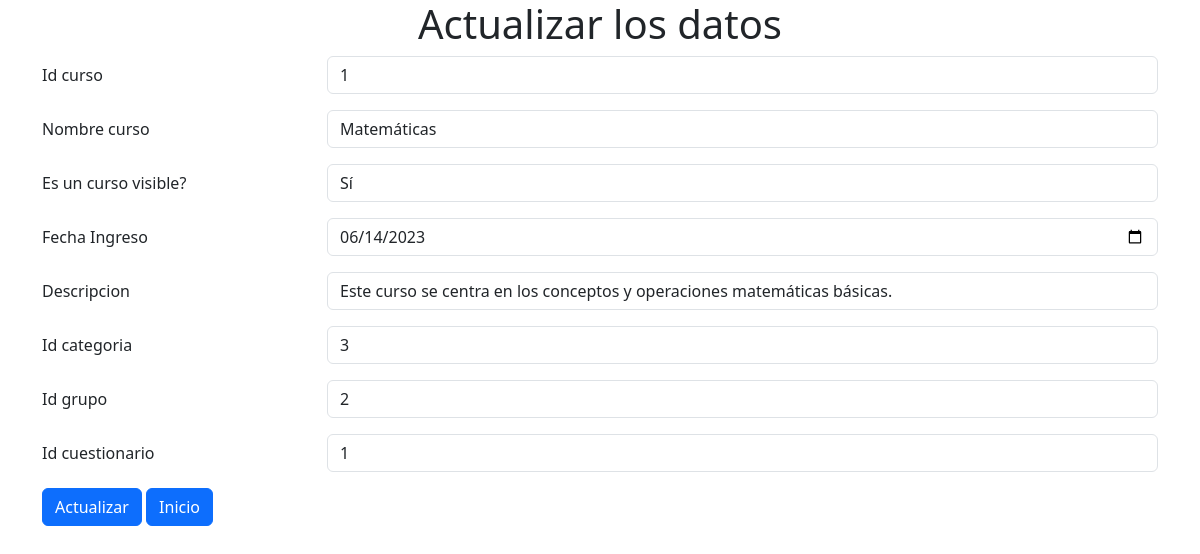
The app's page /edit.php?id_curso=1 with its own data.
### tables this page shows
CREATE TABLE IF NOT EXISTS `curso` (
  `id_curso` int(11) NOT NULL,
  `nombre_curso` varchar(100) NOT NULL,
  `visible` varchar(2) NOT NULL DEFAULT 'Si',
  `fecha_ingreso` datetime DEFAULT current_timestamp(),
  `descripcion` varchar(1000) DEFAULT NULL,
  `id_categoria` int(11) NOT NULL,
  `id_grupo` int(11) NOT NULL,
  `id_cuestionario` int(11) NOT NULL,
  PRIMARY KEY (`id_curso`) USING BTREE
);

### edit.php (the view, shortened to what this page needs)
<?php
include("conexion.php");
mysqli_set_charset($conection, "utf8");
$id_curso = $_GET['id_curso'];
$sql = "select * from curso where id_curso=$id_curso";
$query = mysqli_query($conection, $sql);
$row = mysqli_fetch_array($query)
?>
<!doctype html>
<html lang="es">
<head>
    <link rel="stylesheet" href="https://cdn.jsdelivr.net/npm/bootstrap@5.3.0/dist/css/bootstrap.min.css">
</head>
<body>
    <div class="container">
        <h1 class="text-center">Actualizar los datos</h1>
        <form action="update.php" method="post">
            <div class="row mb-3">
                <label for="id_curso" class="col-sm-3 col-form-label">Id curso</label>
                <div class="col-sm-9">
                    <input type="number" class="form-control" id="id_curso" name="id_curso" value=<?php echo $id_curso ?> readonly>
                </div>
            </div>
            <div class="row mb-3">
                <label for="nombre_curso" class="col-sm-3 col-form-label">Nombre curso</label>
                <div class="col-sm-9">
                    <input type="text" class="form-control" id="nombre_curso" name="nombre_curso" value="<?php echo $row['nombre_curso'] ?>">
                </div>
            </div>
            <div class="row mb-3">
                <label for="visible" class="col-sm-3 col-form-label">Es un curso visible?</label>
                <div class="col-sm-9">
                    <select class="form-control" id="visible" name="visible">
                        <option value="Si" <?php if ($row['visible'] == 'Si') {
                                                echo 'selected';
                                            } ?>>Sí</option>
                    </select>
                </div>
            </div>
            <div class="row mb-3">
                <label for="fecha_ingreso" class="col-sm-3 col-form-label">Fecha Ingreso</label>
                <div class="col-sm-9">
                    <input type="date" class="form-control" id="fecha_ingreso" name="fecha_ingreso" value=<?php echo $row['fecha_ingreso'] ?>>
                </div>
            </div>
            <div class="row mb-3">
                <label for="descripcion" class="col-sm-3 col-form-label">Descripcion</label>
                <div class="col-sm-9">
                    <input type="text" class="form-control" id="descripcion" name="descripcion" value="<?php echo $row['descripcion'] ?>">
                </div>
            </div>
            <div class="row mb-3">
                <label for="id_categoria" class="col-sm-3 col-form-label">Id categoria</label>
                <div class="col-sm-9">
                    <input type="number" class="form-control" id="id_categoria" name="id_categoria" value=<?php echo $row['id_categoria'] ?>>
                </div>
            </div>
            <div class="row mb-3">
                <label for="id_grupo" class="col-sm-3 col-form-label">Id grupo</label>
                <div class="col-sm-9">
                    <input type="number" class="form-control" id="id_grupo" name="id_grupo" value=<?php echo $row['id_grupo'] ?>>
                </div>
            </div>
            <div class="row mb-3">
                <label for="id_cuestionario" class="col-sm-3 col-form-label">Id cuestionario</label>
                <div class="col-sm-9">
                    <input type="number" class="form-control" id="id_cuestionario" name="id_cuestionario" value=<?php echo $row['id_cuestionario'] ?>>
                </div>
            </div>
            <button type="submit" class="btn btn-primary" onclick="return confirm('¿Estás seguro de que quieres guardar los cambios?')">Actualizar</button>
            <a href="index.php" class="btn btn-primary" onclick="return confirm('¿Estás seguro de que quieres regresar al inicio')">Inicio</a>
        </form>
</body>
</html>

### records on screen
curso: nombre_curso "Matemáticas", visible "Sí", descripcion "Este curso se centra en los conceptos y operaciones matemáticas básicas.", id_categoria "3", id_grupo "2", id_cuestionario "1"
